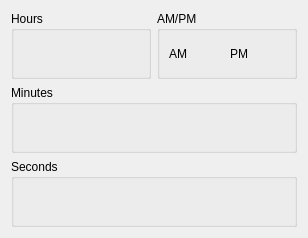
<?xml version="1.0" encoding="UTF-8"?>
<ui version="4.0">
 <class>BinaryWatchWidget</class>
 <widget class="QWidget" name="BinaryWatchWidget">
  <property name="geometry">
   <rect>
    <x>0</x>
    <y>0</y>
    <width>308</width>
    <height>238</height>
   </rect>
  </property>
  <property name="sizePolicy">
   <sizepolicy hsizetype="Fixed" vsizetype="Fixed">
    <horstretch>0</horstretch>
    <verstretch>0</verstretch>
   </sizepolicy>
  </property>
  <property name="windowTitle">
   <string>Binary Watch</string>
  </property>
  <layout class="QVBoxLayout" name="verticalLayout">
   <item>
    <layout class="QHBoxLayout" name="horizontalLayout_5">
     <item>
      <widget class="QGroupBox" name="groupBox_2">
       <property name="title">
        <string>Hours</string>
       </property>
       <layout class="QHBoxLayout" name="horizontalLayout_2">
        <item>
         <widget class="QLabel" name="hour8Led">
          <property name="text">
           <string/>
          </property>
          <property name="pixmap">
           <pixmap resource="led_pic.qrc">:/icons/ledgrey.png</pixmap>
          </property>
          <property name="alignment">
           <set>Qt::AlignCenter</set>
          </property>
         </widget>
        </item>
        <item>
         <widget class="QLabel" name="hour4Led">
          <property name="text">
           <string/>
          </property>
          <property name="pixmap">
           <pixmap resource="led_pic.qrc">:/icons/ledgrey.png</pixmap>
          </property>
          <property name="alignment">
           <set>Qt::AlignCenter</set>
          </property>
         </widget>
        </item>
        <item>
         <widget class="QLabel" name="hour2Led">
          <property name="text">
           <string/>
          </property>
          <property name="pixmap">
           <pixmap resource="led_pic.qrc">:/icons/ledgrey.png</pixmap>
          </property>
          <property name="alignment">
           <set>Qt::AlignCenter</set>
          </property>
         </widget>
        </item>
        <item>
         <widget class="QLabel" name="hour1Led">
          <property name="text">
           <string/>
          </property>
          <property name="pixmap">
           <pixmap resource="led_pic.qrc">:/icons/ledgrey.png</pixmap>
          </property>
          <property name="alignment">
           <set>Qt::AlignCenter</set>
          </property>
         </widget>
        </item>
       </layout>
      </widget>
     </item>
     <item>
      <widget class="QGroupBox" name="groupBox">
       <property name="title">
        <string>AM/PM</string>
       </property>
       <layout class="QHBoxLayout" name="horizontalLayout">
        <item>
         <widget class="QLabel" name="label">
          <property name="text">
           <string>AM</string>
          </property>
         </widget>
        </item>
        <item>
         <widget class="QLabel" name="amLed">
          <property name="text">
           <string/>
          </property>
          <property name="pixmap">
           <pixmap resource="led_pic.qrc">:/icons/ledgrey.png</pixmap>
          </property>
          <property name="alignment">
           <set>Qt::AlignCenter</set>
          </property>
         </widget>
        </item>
        <item>
         <widget class="QLabel" name="label_2">
          <property name="text">
           <string>PM</string>
          </property>
         </widget>
        </item>
        <item>
         <widget class="QLabel" name="pmLed">
          <property name="text">
           <string/>
          </property>
          <property name="pixmap">
           <pixmap resource="led_pic.qrc">:/icons/ledgrey.png</pixmap>
          </property>
          <property name="alignment">
           <set>Qt::AlignCenter</set>
          </property>
         </widget>
        </item>
       </layout>
      </widget>
     </item>
    </layout>
   </item>
   <item>
    <widget class="QGroupBox" name="groupBox_3">
     <property name="title">
      <string>Minutes</string>
     </property>
     <layout class="QHBoxLayout" name="horizontalLayout_3">
      <item>
       <widget class="QLabel" name="minute32Led">
        <property name="text">
         <string/>
        </property>
        <property name="pixmap">
         <pixmap resource="led_pic.qrc">:/icons/ledgrey.png</pixmap>
        </property>
        <property name="alignment">
         <set>Qt::AlignCenter</set>
        </property>
       </widget>
      </item>
      <item>
       <widget class="QLabel" name="minute16Led">
        <property name="text">
         <string/>
        </property>
        <property name="pixmap">
         <pixmap resource="led_pic.qrc">:/icons/ledgrey.png</pixmap>
        </property>
        <property name="alignment">
         <set>Qt::AlignCenter</set>
        </property>
       </widget>
      </item>
      <item>
       <widget class="QLabel" name="minute8Led">
        <property name="text">
         <string/>
        </property>
        <property name="pixmap">
         <pixmap resource="led_pic.qrc">:/icons/ledgrey.png</pixmap>
        </property>
        <property name="alignment">
         <set>Qt::AlignCenter</set>
        </property>
       </widget>
      </item>
      <item>
       <widget class="QLabel" name="minute4Led">
        <property name="text">
         <string/>
        </property>
        <property name="pixmap">
         <pixmap resource="led_pic.qrc">:/icons/ledgrey.png</pixmap>
        </property>
        <property name="alignment">
         <set>Qt::AlignCenter</set>
        </property>
       </widget>
      </item>
      <item>
       <widget class="QLabel" name="minute2Led">
        <property name="text">
         <string/>
        </property>
        <property name="pixmap">
         <pixmap resource="led_pic.qrc">:/icons/ledgrey.png</pixmap>
        </property>
        <property name="alignment">
         <set>Qt::AlignCenter</set>
        </property>
       </widget>
      </item>
      <item>
       <widget class="QLabel" name="minute1Led">
        <property name="text">
         <string/>
        </property>
        <property name="pixmap">
         <pixmap resource="led_pic.qrc">:/icons/ledgrey.png</pixmap>
        </property>
        <property name="alignment">
         <set>Qt::AlignCenter</set>
        </property>
       </widget>
      </item>
     </layout>
    </widget>
   </item>
   <item>
    <widget class="QGroupBox" name="groupBox_5">
     <property name="title">
      <string>Seconds</string>
     </property>
     <layout class="QHBoxLayout" name="horizontalLayout_6">
      <item>
       <widget class="QLabel" name="second32Led">
        <property name="text">
         <string/>
        </property>
        <property name="pixmap">
         <pixmap resource="led_pic.qrc">:/icons/ledgrey.png</pixmap>
        </property>
        <property name="alignment">
         <set>Qt::AlignCenter</set>
        </property>
       </widget>
      </item>
      <item>
       <widget class="QLabel" name="second16Led">
        <property name="text">
         <string/>
        </property>
        <property name="pixmap">
         <pixmap resource="led_pic.qrc">:/icons/ledgrey.png</pixmap>
        </property>
        <property name="alignment">
         <set>Qt::AlignCenter</set>
        </property>
       </widget>
      </item>
      <item>
       <widget class="QLabel" name="second8Led">
        <property name="text">
         <string/>
        </property>
        <property name="pixmap">
         <pixmap resource="led_pic.qrc">:/icons/ledgrey.png</pixmap>
        </property>
        <property name="alignment">
         <set>Qt::AlignCenter</set>
        </property>
       </widget>
      </item>
      <item>
       <widget class="QLabel" name="second4Led">
        <property name="text">
         <string/>
        </property>
        <property name="pixmap">
         <pixmap resource="led_pic.qrc">:/icons/ledgrey.png</pixmap>
        </property>
        <property name="alignment">
         <set>Qt::AlignCenter</set>
        </property>
       </widget>
      </item>
      <item>
       <widget class="QLabel" name="second2Led">
        <property name="text">
         <string/>
        </property>
        <property name="pixmap">
         <pixmap resource="led_pic.qrc">:/icons/ledgrey.png</pixmap>
        </property>
        <property name="alignment">
         <set>Qt::AlignCenter</set>
        </property>
       </widget>
      </item>
      <item>
       <widget class="QLabel" name="second1Led">
        <property name="text">
         <string/>
        </property>
        <property name="pixmap">
         <pixmap resource="led_pic.qrc">:/icons/ledgrey.png</pixmap>
        </property>
        <property name="alignment">
         <set>Qt::AlignCenter</set>
        </property>
       </widget>
      </item>
     </layout>
    </widget>
   </item>
  </layout>
 </widget>
 <resources>
  <include location="led_pic.qrc"/>
 </resources>
 <connections/>
</ui>
